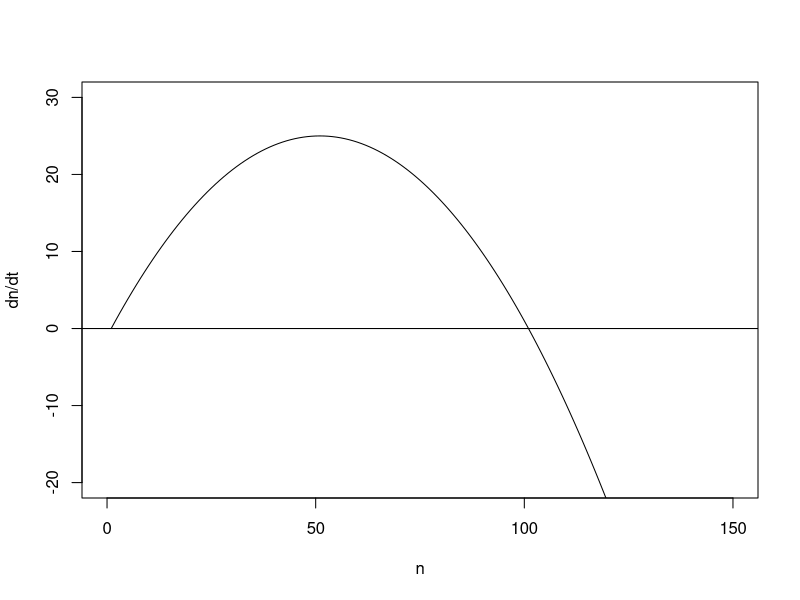
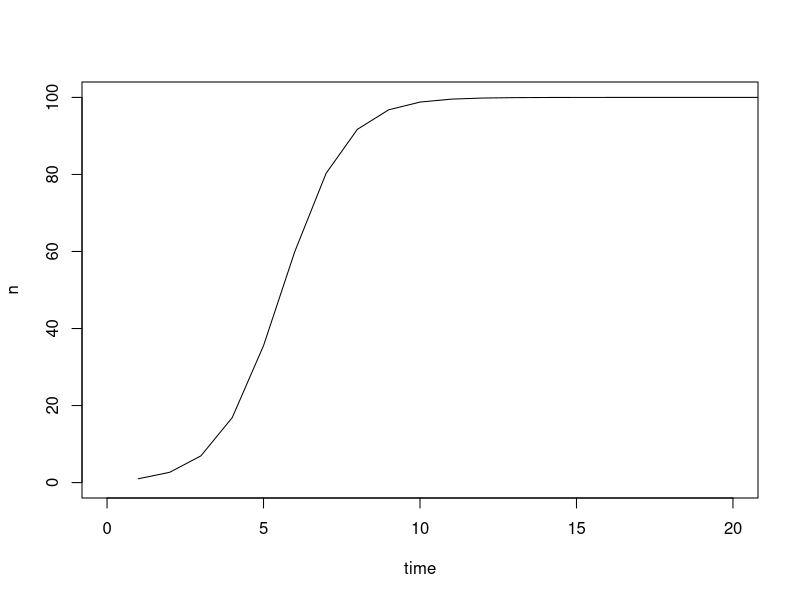
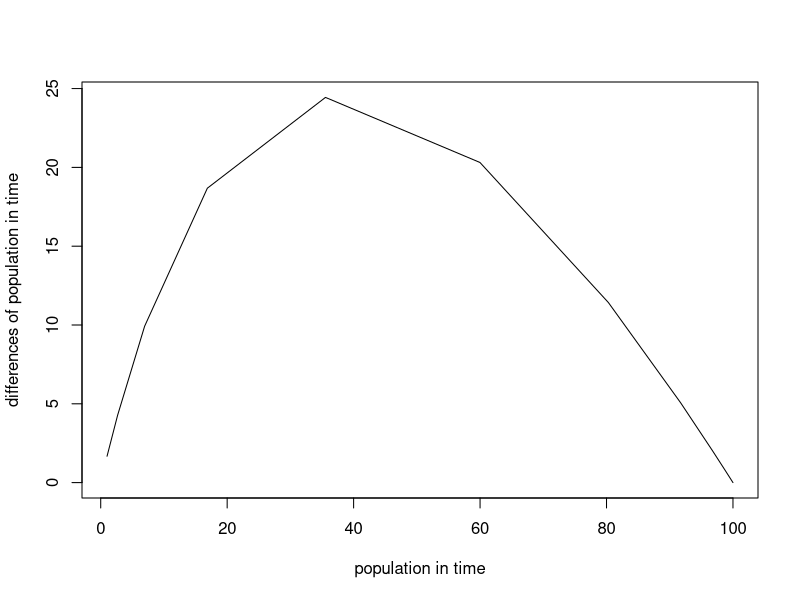
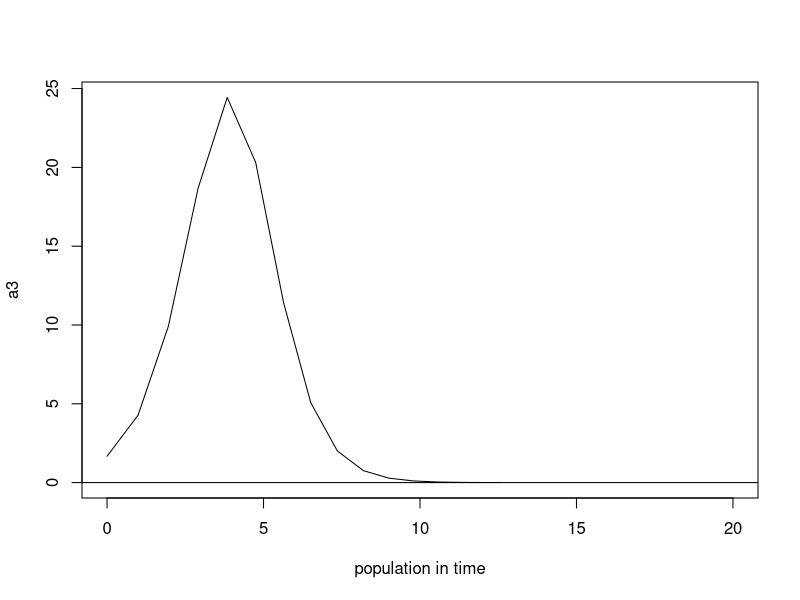
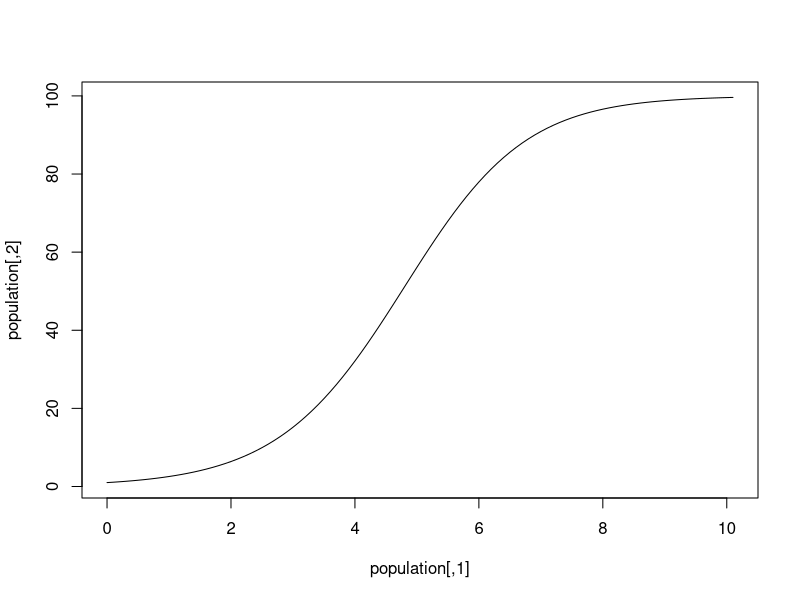

Source code (R) for these figures, in order:
#1

r0 =1 # intrinsic growth rate
K = 100 # carrying capacity
a=NULL

for (n in 0:150) {
  a[n+1]=r0*n*(1-(n/K))
}

plot(a, type = 'l',
     xlab='n', xlim=c(0,150), 
     ylab='dn/dt', ylim=c(-20,30))
abline(h=0)

###

#2
a2=NULL
for (t in 0:150) {
  a2[t+1]=K/(1+((K/1)-1)*exp(1)^(-r0*t))
}

plot(a2, type = 'l',
     xlab='time', xlim=c(0,20),
     ylab='n', ylim=c(0,100))

#3
a3=diff(a2)
a3[151]=0 #to make it equal in length

plot(a2,a3,type='l', xlab='population in time', ylab='differences of population in time')
plot(a,a3,type='l',xlim=c(0,20), xlab='population in time')


#4

#odefunction = function(r0,t0,delt,re){
#  r0=1
#  t=0
#  del_n=
#}

t0=0
n0=1
r0=1
K=100
t=t0 #Start by setting t = 0
n=n0 # n = n0 (x=x0)
rep=100
del_t=0.1 #Choose small delta t
population=NULL
population=rbind(c(t,n),population)
for (i in 0:rep){
  del_n=r0*n*(1-(n/K))*del_t #Calculate Delta_n (delta_x)
  t=del_t+t #Update t <- t + del_t
  n=del_n+n #Update x <- x + del_x
  population=rbind(c(t,n),population)
}
plot(population, type='l')

